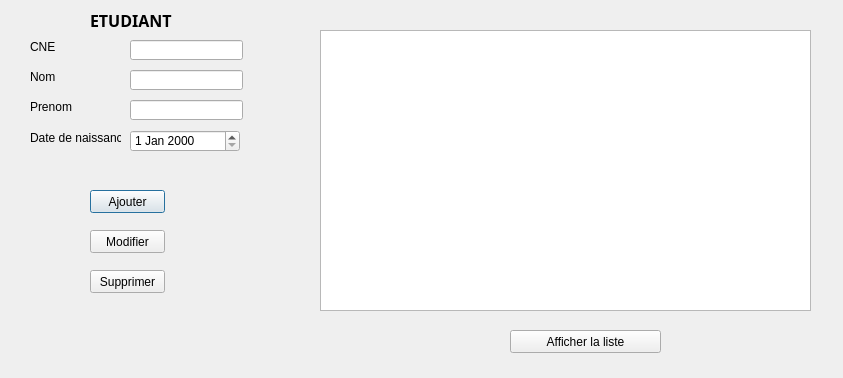
<?xml version="1.0" encoding="UTF-8"?>
<ui version="4.0">
 <class>etudiant</class>
 <widget class="QDialog" name="etudiant">
  <property name="geometry">
   <rect>
    <x>0</x>
    <y>0</y>
    <width>843</width>
    <height>378</height>
   </rect>
  </property>
  <property name="windowTitle">
   <string>Dialog</string>
  </property>
  <widget class="QLabel" name="label">
   <property name="geometry">
    <rect>
     <x>10</x>
     <y>10</y>
     <width>821</width>
     <height>351</height>
    </rect>
   </property>
   <property name="text">
    <string/>
   </property>
  </widget>
  <widget class="QLineEdit" name="lineEdit_cne">
   <property name="geometry">
    <rect>
     <x>130</x>
     <y>40</y>
     <width>113</width>
     <height>20</height>
    </rect>
   </property>
  </widget>
  <widget class="QLineEdit" name="lineEdit_nometud">
   <property name="geometry">
    <rect>
     <x>130</x>
     <y>70</y>
     <width>113</width>
     <height>20</height>
    </rect>
   </property>
  </widget>
  <widget class="QLineEdit" name="lineEdit_prenometud">
   <property name="geometry">
    <rect>
     <x>130</x>
     <y>100</y>
     <width>113</width>
     <height>20</height>
    </rect>
   </property>
  </widget>
  <widget class="QLabel" name="label_2">
   <property name="geometry">
    <rect>
     <x>30</x>
     <y>40</y>
     <width>47</width>
     <height>13</height>
    </rect>
   </property>
   <property name="text">
    <string>CNE</string>
   </property>
  </widget>
  <widget class="QLabel" name="label_3">
   <property name="geometry">
    <rect>
     <x>30</x>
     <y>70</y>
     <width>47</width>
     <height>13</height>
    </rect>
   </property>
   <property name="text">
    <string>Nom</string>
   </property>
  </widget>
  <widget class="QLabel" name="label_4">
   <property name="geometry">
    <rect>
     <x>30</x>
     <y>100</y>
     <width>47</width>
     <height>13</height>
    </rect>
   </property>
   <property name="text">
    <string>Prenom</string>
   </property>
  </widget>
  <widget class="QLabel" name="label_5">
   <property name="geometry">
    <rect>
     <x>30</x>
     <y>130</y>
     <width>91</width>
     <height>16</height>
    </rect>
   </property>
   <property name="text">
    <string>Date de naissance</string>
   </property>
  </widget>
  <widget class="QDateEdit" name="dateEdit_dateetud">
   <property name="geometry">
    <rect>
     <x>130</x>
     <y>130</y>
     <width>110</width>
     <height>22</height>
    </rect>
   </property>
  </widget>
  <widget class="QPushButton" name="pushButton_ajouteretud">
   <property name="geometry">
    <rect>
     <x>90</x>
     <y>190</y>
     <width>75</width>
     <height>23</height>
    </rect>
   </property>
   <property name="text">
    <string>Ajouter</string>
   </property>
  </widget>
  <widget class="QPushButton" name="pushButton_modifieretud">
   <property name="geometry">
    <rect>
     <x>90</x>
     <y>230</y>
     <width>75</width>
     <height>23</height>
    </rect>
   </property>
   <property name="text">
    <string>Modifier</string>
   </property>
  </widget>
  <widget class="QPushButton" name="pushButton_supprimeretud">
   <property name="geometry">
    <rect>
     <x>90</x>
     <y>270</y>
     <width>75</width>
     <height>23</height>
    </rect>
   </property>
   <property name="text">
    <string>Supprimer</string>
   </property>
  </widget>
  <widget class="QTableView" name="tableView">
   <property name="geometry">
    <rect>
     <x>320</x>
     <y>30</y>
     <width>491</width>
     <height>281</height>
    </rect>
   </property>
  </widget>
  <widget class="QPushButton" name="pushButton_afficheretud">
   <property name="geometry">
    <rect>
     <x>510</x>
     <y>330</y>
     <width>151</width>
     <height>23</height>
    </rect>
   </property>
   <property name="text">
    <string>Afficher la liste</string>
   </property>
  </widget>
  <widget class="QLabel" name="label_6">
   <property name="geometry">
    <rect>
     <x>90</x>
     <y>10</y>
     <width>101</width>
     <height>20</height>
    </rect>
   </property>
   <property name="font">
    <font>
     <family>Arial Black</family>
     <pointsize>12</pointsize>
     <weight>75</weight>
     <bold>true</bold>
    </font>
   </property>
   <property name="text">
    <string>ETUDIANT</string>
   </property>
  </widget>
 </widget>
 <resources/>
 <connections/>
</ui>
